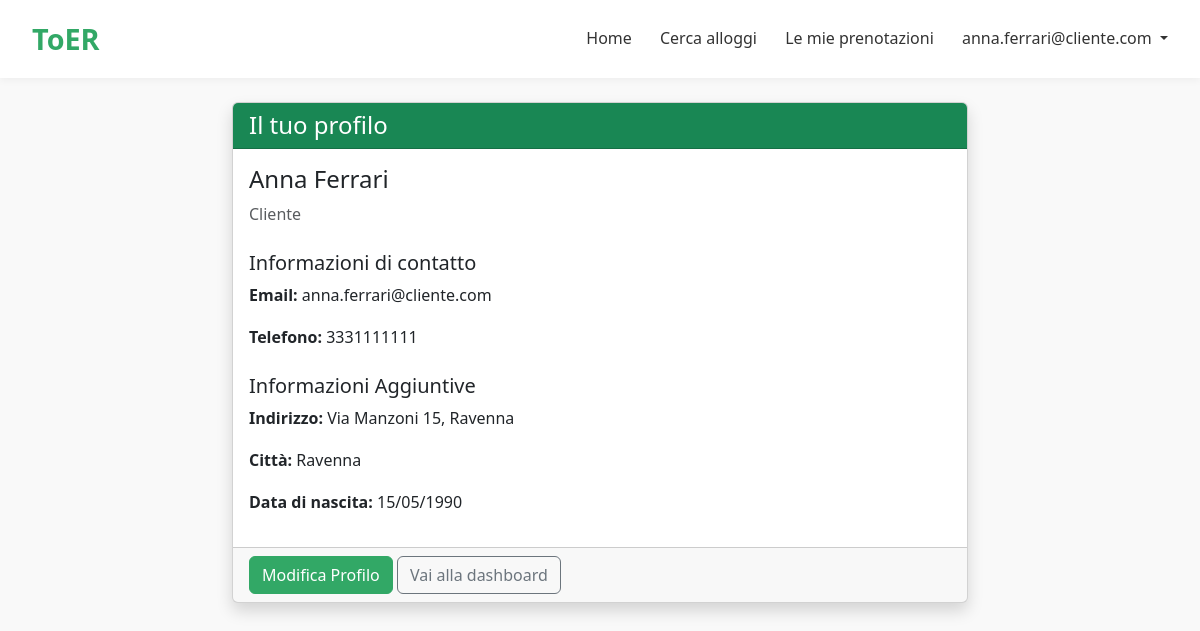
Screenshot of /account/profile/ (signed in) with the database file from the repository.
### account/models.py (models this page shows, shortened)
class User(AbstractUser):
    class UserType(models.TextChoices):
        ADMIN = 'ADMIN', _('Admin')
        GESTORE = 'GESTORE', _('Gestore')
        CLIENTE = 'CLIENTE', _('Cliente')
    username = None
    first_name = None
    last_name = None
    email = models.EmailField(_('email address'), unique=True)
    user_type = models.CharField(
        max_length=10,
        choices=UserType.choices,
        default=UserType.CLIENTE,
        help_text=_('Specifica se l\'utente è un gestore o un cliente'),
    )
    nome = models.CharField(max_length=100, blank=True)
    cognome = models.CharField(max_length=100, blank=True)
    telefono = models.CharField(max_length=20, blank=True)
    USERNAME_FIELD = 'email'
    REQUIRED_FIELDS = []
    objects = UserManager()
    def is_gestore(self):
        return self.user_type == self.UserType.GESTORE

class ClienteProfile(models.Model):
    user = models.OneToOneField(User, on_delete=models.CASCADE, related_name='cliente_profile')
    indirizzo = models.CharField(max_length=250, blank=True)
    citta = models.CharField(max_length=100, blank=True)
    data_nascita = models.DateField(null=True, blank=True)

### account/views.py (the view, shortened to what this page needs)
# urls.py: path('profile/', views.ProfileView.as_view(), name='profile'),
@method_decorator(login_required, name='dispatch')
class ProfileView(View):
    template_name = 'account/profile.html'
    profile_update_template = 'account/profile_update.html'
    def get(self, request, *args, **kwargs):
        user = request.user
        if 'edit' in request.GET:
            user_form = UserProfileUpdateForm(instance=user)
            if user.is_gestore():
                profile_form = GestoreProfileUpdateForm(instance=user.gestore_profile)
            else:
                profile_form = ClienteProfileUpdateForm(instance=user.cliente_profile)
            context = {
                'user_form': user_form,
                'profile_form': profile_form,
                'user': user
            }
            return render(request, self.profile_update_template, context)
        else:
            context = {'user': user}
            return render(request, self.template_name, context)

### account/templates/account/profile.html (shortened to what this page needs)
{% extends 'home.html' %}
{% block content %}
<div class="row justify-content-center">
    <div class="col-md-8">
        <div class="card shadow">
            <div class="card-header {% if user.is_gestore %}bg-primary{% else %}bg-success{% endif %} text-white">
                <h4 class="mb-0">Il tuo profilo</h4>
            </div>
            <div class="card-body">
                <div class="row">
                    <div class="col-md-9">
                        <h4>{{ user.nome }} {{ user.cognome }}</h4>
                        <p class="text-muted">{{ user.get_user_type_display }}</p>
                        <h5 class="mt-4">Informazioni di contatto</h5>
                        <p><strong>Email:</strong> {{ user.email }}</p>
                        <p><strong>Telefono:</strong> {{ user.telefono|default:"Non specificato" }}</p>
                        {% if user.is_gestore %}
                            <h5 class="mt-4">Informazioni Attività</h5>
                            <p><strong>Partita IVA:</strong> {{ user.gestore_profile.partita_iva }}</p>
                            <p><strong>Denominazione Sociale:</strong> {{ user.gestore_profile.denominazione_sociale }}</p>
                            <p><strong>Indirizzo Sede:</strong> {{ user.gestore_profile.indirizzo_sede }}</p>
                        {% else %}
                            <h5 class="mt-4">Informazioni Aggiuntive</h5>
                            <p><strong>Indirizzo:</strong> {{ user.cliente_profile.indirizzo|default:"Non specificato" }}</p>
                            <p><strong>Città:</strong> {{ user.cliente_profile.citta|default:"Non specificata" }}</p>
                            <p><strong>Data di nascita:</strong> {{ user.cliente_profile.data_nascita|date:"d/m/Y"|default:"Non specificata" }}</p>
                        {% endif %}
                    </div>
                </div>
            </div>
            <div class="card-footer">
                <a href="{% url 'account:profile' %}?edit=1" class="btn btn-primary">
                     Modifica Profilo
                </a>
                {% if user.is_gestore %}
                    <a href="{% url 'account:dashboard_gestore' %}" class="btn btn-outline-secondary">
                        <i class="bi bi-arrow-left"></i> Torna alla dashboard
                    </a>
                {% else %}
                    <a href="{% url 'account:dashboard_cliente' %}" class="btn btn-outline-secondary">
                         Vai alla dashboard
                    </a>
                {% endif %}
            </div>
        </div>
    </div>
</div>
{% endblock %}

### toER/templates/home.html (shortened to what this page needs)
<!DOCTYPE html>
<html lang="it">
<head>
    <link href="https://cdn.jsdelivr.net/npm/bootstrap@5.3.0-alpha1/dist/css/bootstrap.min.css" rel="stylesheet">
</head>
<body>
    <header>
        <div class="logo">
            <a href="{% url 'home' %}" style="text-decoration: none; color: inherit;">ToER</a>
        </div>
        <nav>
            <a href="{% url 'home' %}">Home</a>
            <a href="{% url 'ricerca:ricerca_strutture' %}">Cerca alloggi</a>
            {% if user.is_authenticated %}
                {% if user.is_gestore %}
                    <a href="{% url 'account:dashboard_gestore' %}">Dashboard Gestore</a>
                {% else %}
                    <a href="{% url 'prenotazioni:lista_prenotazioni' %}">Le mie prenotazioni</a>
                {% endif %}
                <div class="dropdown" style="display: inline-block;">
                    <a href="#" class="dropdown-toggle" id="navbarDropdown" role="button" data-bs-toggle="dropdown" aria-expanded="false">
                        {{ user.email }}
                    </a>
                </div>
            {% else %}
                <a href="{% url 'account:login' %}">Accedi</a>
                <a href="{% url 'account:register' %}" class="btn btn-search">Registrati</a>
            {% endif %}
        </nav>
    </header>
    <div class="container mt-4">
        {% block content %}{% endblock %}
    </div>
</body>
</html>

### toER/templates/home.html (style rules this page uses)
* { margin: 0; padding: 0; box-sizing: border-box; }
body { font-family: "Segoe UI", sans-serif; line-height: 1.6; background: #f9f9f9; color: #333; min-height: 100vh; position: relative; padding-bottom: 60px; }
header { background-color: #ffffff; padding: 1rem 2rem; display: flex; justify-content: space-between; align-items: center; box-shadow: 0 2px 8px rgba(0, 0, 0, 0.05); }
.logo { font-size: 1.8rem; font-weight: bold; color: #32a866; }
nav a { margin-left: 1.5rem; text-decoration: none; color: #333; font-weight: 500; }
.btn-primary { background-color: #32a866; border-color: #32a866; }

### rows the page displays
User: email "anna.ferrari@cliente.com", nome "Anna", cognome "Ferrari", user_type "Cliente", telefono "3331111111", cliente_profile.indirizzo "Via Manzoni 15, Ravenna", cliente_profile.citta "Ravenna", cliente_profile.data_nascita "15/05/1990"
